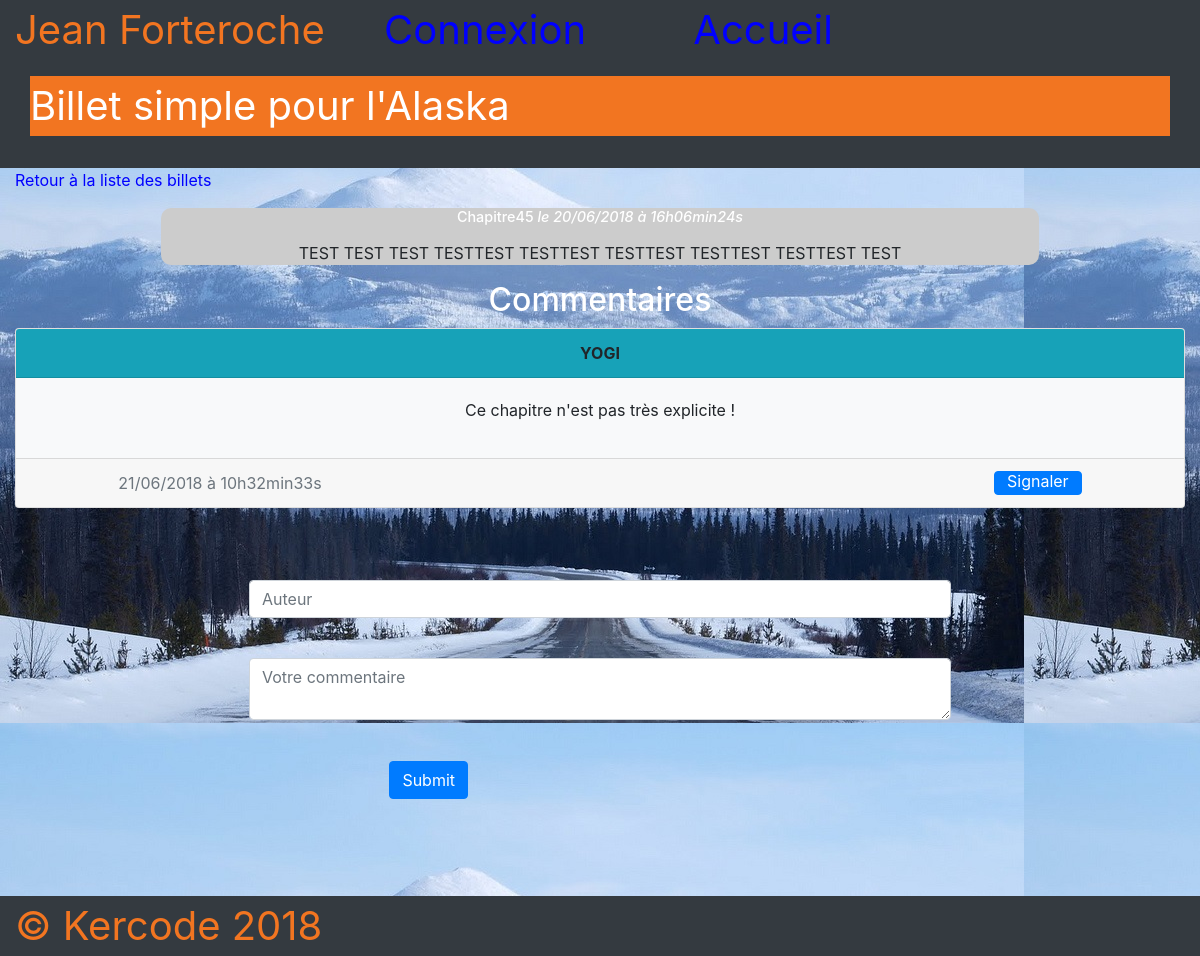
The app's page /index.php?action=post&id=6 with its own data.
### tables this page shows
CREATE TABLE `chapters` (
  `id` int(11) NOT NULL,
  `title` varchar(150) NOT NULL,
  `chapter_text` text NOT NULL,
  `chapter_date` datetime NOT NULL DEFAULT CURRENT_TIMESTAMP
);

CREATE TABLE `comments` (
  `id` int(11) NOT NULL,
  `comment_text` text NOT NULL,
  `comment_date` datetime NOT NULL,
  `id_Chapters` int(11) NOT NULL,
  `author` varchar(35) NOT NULL,
  `signal_comment` int(11) NOT NULL
);

### controller/controller.php (called while the page is built, shortened)
<?php
require_once 'model/PostManager.php';
require_once 'model/CommentManager.php';
function post()
{
  $postManager = new PostManager();
  $commentManager = new CommentManager();
  $post = $postManager->getPost($_GET['id']);
  $comments = $commentManager->getComments($_GET['id']);
  require('view/postView.php');
}

### model/PostManager.php (called while the page is built, shortened)
<?php
class PostManager extends Manager
{
  public function getPost($postId)
  {
    $db = $this->dbConnect();
    $req = $db->prepare("SELECT id, title, chapter_text, DATE_FORMAT(chapter_date, '%d/%m/%Y à %Hh%imin%ss') AS creation_date_fr FROM chapters WHERE id = ?");
    $req->execute(array($postId));
    $post = $req->fetch();
    return $post;
  }
}

### model/CommentManager.php (called while the page is built, shortened)
<?php
class CommentManager extends Manager
{
  public function getComments($postId)
  {
    $db = $this->dbConnect();
    $comments = $db->prepare('SELECT id, comment_text, comment_date,id_Chapters,author, DATE_FORMAT(comment_date, "%d/%m/%Y à %Hh%imin%ss") AS comment_date_fr FROM comments WHERE id_Chapters = ? ORDER BY comment_date DESC limit 5');
    $comments->execute(array($postId));
    return $comments;
  }
}

### view/postView.php (the view, shortened to what this page needs)
<p><a href="index.php">Retour à la liste des billets</a></p>
<div class="news mx-auto text-center">
  <h3>
    <?=($post['title']);?>
    <em>le <?=$post['creation_date_fr'];?></em>
  </h3>
  <p>
    <?=($post['chapter_text']);
    ?>
  </p>
</div>
<h2 class="text-center text-white">Commentaires</h2>
<?php
while ($comment = $comments->fetch()):
  ?>
  <div class="card  mb-5">
    <div class="card-header text-center bg-info">
      <strong><?=htmlspecialchars($comment['author']);?></strong>
    </div>
    <div class="card-body text-center bg-light">
      <p class="text-center"><?=nl2br(htmlspecialchars($comment['comment_text']));?></p>
    </div>
    <div class="card-footer text-muted d-flex justify-content-around">
      <p class="mb-0"><?=$comment['comment_date_fr'];?></p>
      <a href="index.php?action=signaler&id=<?=$comment['id'];?>&postId=<?=$post['id'];?>" class="btn btn-primary" id="btnSignal">Signaler</a>
    </div>
  </div>
  <?php
endwhile;
?>
<form class="mb-0" action="index.php?action=addComment&amp;id=<?=$post['id']?> "method="post">
  <div class="form-group">
    <input type="text" class="form-control" id="author" name="author" placeholder="Auteur">
  </div>
  <div class="form-group">
    <textarea class="form-control" id="comment" name="comment" placeholder="Votre commentaire"></textarea>
  </div>
  <div class="form-group">
    <input class="btn btn-primary" id="envoyer" type="submit" />
  </div>
</form>
<?php require './view/template.php';?>

### public/css/style.css (style rules this page uses)
h1, h3 { text-align: center; }
h3 { color: white; font-size: 0.9em; margin-bottom: 0px; }
.news { background-color: #CCCCCC; border-radius: 10px; width:75%; text-decoration: none; }
a { text-decoration: none; color: blue; }
#comment, #author, { margin-left: 10%; }
#envoyer { margin-top: 25px; }
.btn-primary { margin-left: 20%; }
.form-group { width: 60%; margin-left: 20%; }
#btnSignal { margin-left: 45%; line-height: 0.4em; }

### records on screen
chapters: title "Chapitre45", chapter_text "TEST TEST TEST TESTTEST TESTTEST TESTTEST TESTTEST TESTTEST TEST"
comments: author "YOGI", comment_text "Ce chapitre n'est pas très explicite !", comment_date_fr "21/06/2018 à 10h32min33s"

### other values on screen
$post['creation_date_fr'] "20/06/2018 à 16h06min24s"
